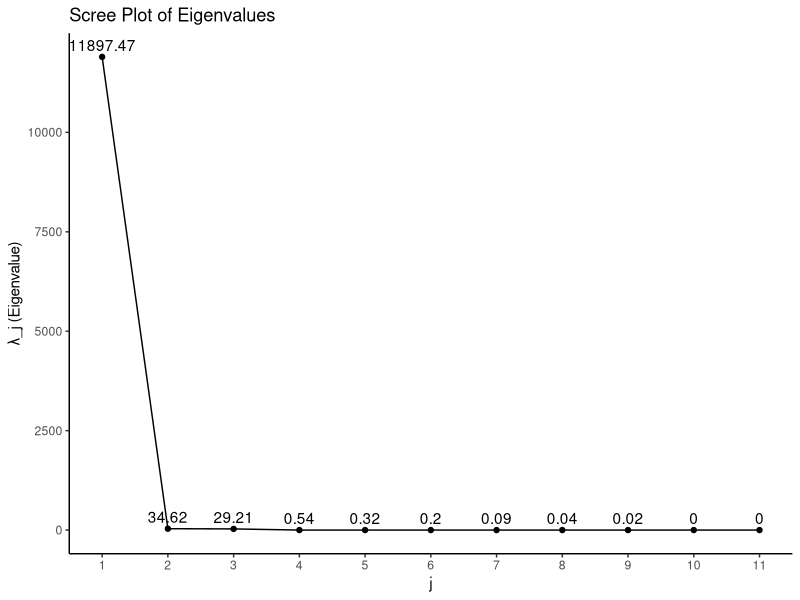

This chart was generated by the following R code: (Note: this script raises an error after producing the figure.)
dt <- read.csv("Equity_Premium.csv")
time <- dt$Time
y <- dt$y
x_dfy <- dt$x_dfy
x_infl <- dt$x_infl
x_svar <- dt$x_svar
x_tms <- dt$x_tms
x_tbl <- dt$x_tbl
x_dfr <- dt$x_dfr
x_dp <- dt$x_dp
x_ltr <- dt$x_ltr
x_ep <- dt$x_ep
x_bmr <- dt$x_bmr
x_ntis <- dt$x_ntis

#Q1. Plot the time series and the histograms (with the estimated normal density functions) of y and the x's.
library(ggplot2)
library(tidyr)
library(purrr)

# Function to create time series plot
# plot_time_series <- function(data, var_name) {
#   ggplot(data, aes(x = Time, y = .data[[var_name]])) +
#     geom_line() +
#     labs(title = paste("Time Series of", var_name), y = var_name)
# }

# # Function to create histogram with normal density
# plot_histogram <- function(data, var_name) {
#   ggplot(data, aes(x = .data[[var_name]])) +
#     geom_histogram(aes(y = ..density..), bins = 30, fill = "lightblue", color = "black") +
#     stat_function(fun = dnorm, args = list(mean = mean(data[[var_name]]), sd = sd(data[[var_name]])), color = "red") +
#     labs(title = paste("Histogram of", var_name), x = var_name)
# }

# # List of variables to plot
# vars <- c("y", "x_dfy", "x_infl", "x_svar", "x_tms", "x_tbl", "x_dfr", "x_dp", "x_ltr", "x_ep", "x_bmr", "x_ntis")

# # Create and save plots
# walk(vars, ~{
#   time_series_plot <- plot_time_series(dt, .x)
#   histogram_plot <- plot_histogram(dt, .x)
  
#   ggsave(paste0("./plots/time_series_", .x, ".png"), time_series_plot, width = 10, height = 6)
#   ggsave(paste0("./plots/histogram_", .x, ".png"), histogram_plot, width = 10, height = 6)
# })

#Q2. Given the same size n and the X defined in this running example, show: 
#Q2.1. trace(X(X'X)^-1X') = ?
X <- cbind(x_dfy, x_infl, x_svar, x_tms, x_tbl, x_dfr, x_dp, x_ltr, x_ep, x_bmr, x_ntis)

# Calculate X'X
X_transpose_X <- t(X) %*% X

# Calculate (X'X)^-1
X_transpose_X_inv <- solve(X_transpose_X)

# Calculate X(X'X)^-1X'
hat_matrix <- X %*% X_transpose_X_inv %*% t(X)

# Calculate trace(X(X'X)^-1X')
trace_result_Q2_1 <- sum(diag(hat_matrix))
cat("Q2-1: The result of trace(X(X'X)^-1X') is:", trace_result_Q2_1, "\n")

#Q2.2. trace(I_n - X(X'X)^-1X') = ?
identity_matrix <- diag(nrow(X))
trace_result_Q2_2 <- sum(diag(identity_matrix - hat_matrix))
cat("Q2-2: The result of trace(I_n - X(X'X)^-1X') is:", trace_result_Q2_2, "\n")

#Q3. Following #2, let λ_j be an eigenvalue of X'X, for j = 1, 2, ..., k. Show the "scree plot" of the eigenvalues. (The horizontal axis is j, and the vertical axis is λ_j).
eigenvalues <- eigen(X_transpose_X)$values

# Create a data frame for plotting
scree_data <- data.frame(
  j = 1:length(eigenvalues),
  lambda = eigenvalues
)

# Create the scree plot
scree_plot <- ggplot(scree_data, aes(x = j, y = lambda)) +
  geom_line() +
  geom_point() +
  geom_text(aes(label = round(lambda, 2)), vjust = -0.5, hjust = 0.5) +
  labs(title = "Scree Plot of Eigenvalues",
       x = "j",
       y = "λ_j (Eigenvalue)") +
  scale_x_continuous(breaks = 1:11) +
  theme_classic() +
  theme(
    panel.background = element_rect(fill = "white"),
    plot.background = element_rect(fill = "white")
  )

# Save the plot
ggsave("scree_plots/scree_plot_q3.png", scree_plot, width = 12, height = 8, dpi = 300)

#Q4. Following #3, let X̄ be an n × k matrix. The j-th column of X̄ is defined by "standardizing" the j-th column of X, with the sample mean 0 and the sample variance 1, for each j. Compare the scree plot of the eigenvalues of X̄'X̄ with that of X'X.

# Standardize each column of X
X_standardized <- scale(X)

# Calculate X̄'X̄
X_bar_transpose_X_bar <- t(X_standardized) %*% X_standardized

# Calculate eigenvalues of X̄'X̄
eigenvalues_X_bar <- eigen(X_bar_transpose_X_bar)$values

# Create a data frame for plotting
scree_data_X_bar <- data.frame(
  j = 1:length(eigenvalues_X_bar),
  lambda = eigenvalues_X_bar
)

# Create the scree plot for X̄'X̄
scree_plot_X_bar <- ggplot(scree_data_X_bar, aes(x = j, y = lambda)) +   
  geom_line() +
  geom_point() +
  geom_text(aes(label = round(lambda, 2)), vjust = -0.5, hjust = 0.5) +
  labs(title = "Scree Plot of Eigenvalues",
       x = "j",
       y = "λ_j (Eigenvalue)") +
  scale_x_continuous(breaks = 1:11) +
  theme_classic() +
  theme(
    panel.background = element_rect(fill = "white"),
    plot.background = element_rect(fill = "white")
  )

# Save the plot
#ggsave("scree_plots/scree_plot_q4.png", scree_plot_X_bar, width = 12, height = 8, dpi = 300)

#Q5. Following #4, compute A = (X̄'X̄)⁻¹ using the spectral decomposition and verify that AA⁻¹ = Iₖ.

# Spectral decomposition of X̄'X̄
eigen_decomp <- eigen(X_bar_transpose_X_bar)
eigenvalues <- eigen_decomp$values
eigenvectors <- eigen_decomp$vectors

# Compute A using spectral decomposition
A <- eigenvectors %*% diag(1/eigenvalues) %*% t(eigenvectors)

# Verify that AA⁻¹ = Iₖ
Verify_matrix <- A %*% solve(A)
Verify_matrix <- as.matrix(Verify_matrix)
colnames(Verify_matrix) <- NULL
rownames(Verify_matrix) <- NULL

cat("Q5. Verify that AA⁻¹ equals to Iₖ by calculating the maximum element-wise difference:\n")
cat("Maximum element-wise difference:", max_diff)
is_effectively_identity <- max_diff < 1e-12
if (!is_effectively_identity) {
  cat(".\n=> The result is not close to the identity matrix within the specified tolerance 10^-12.\n")
} else {
  cat(".\n=> The result is effectively the identity matrix within the specified tolerance 10^-12.\n")
}

#Q6. Following #5, let y be an n × 1 vector. The i-th element of y corresponds to the i-th observation of y, for i = 1, 2, ..., n.
#Consider the linear equation:y = X̄b̂
#where b̂ is a k × 1 vector. Show b̂ = ?

#Estimate b by projection matrix
b <- A %*% t(X_standardized) %*% y
#Print the result
print("Q6: Result of b is:")
print(b)